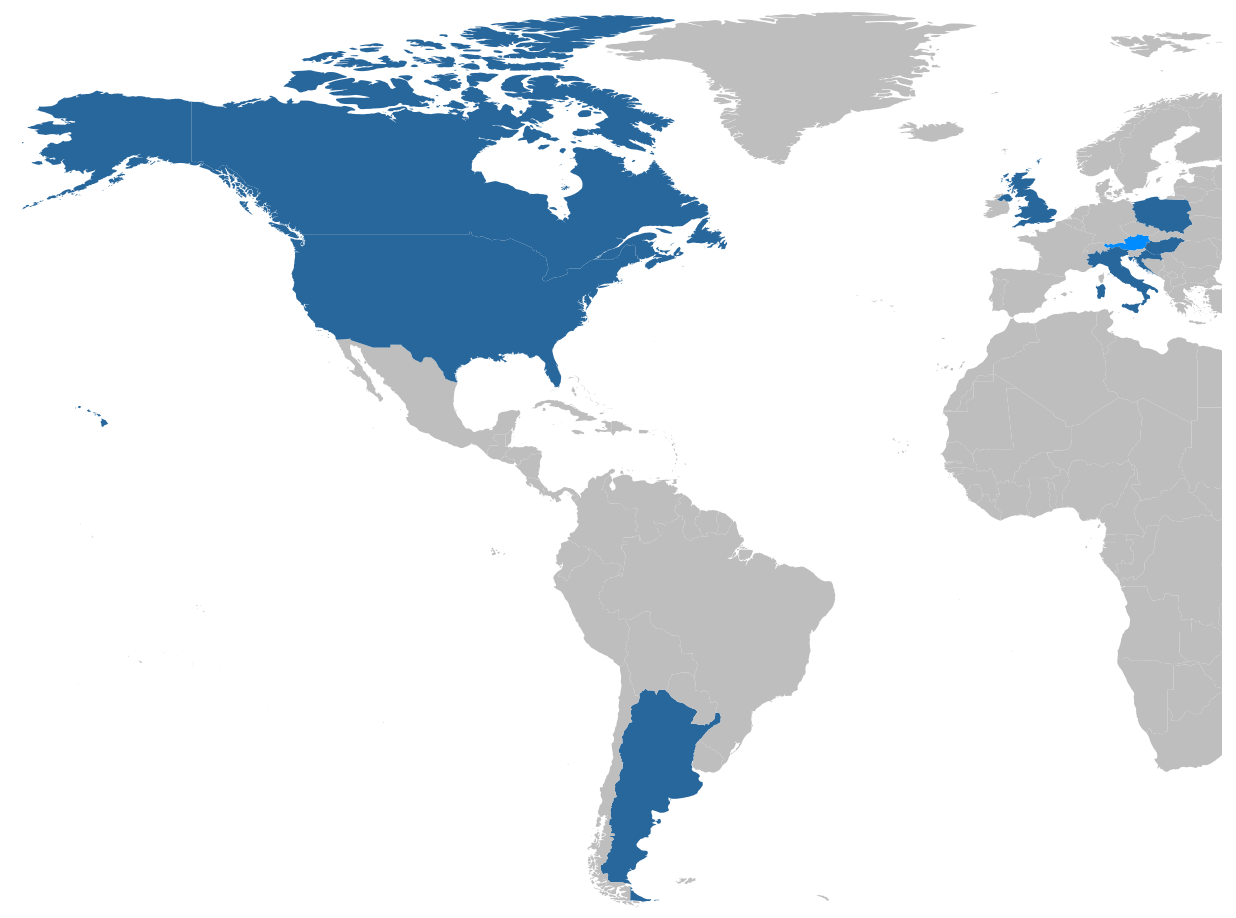

Recreate this plot in R.
library(tidyverse)
library(here)

world_map <- map_data("world") |> 
  filter(! long > 180)

countries <- world_map |> 
  distinct(region) |> 
  mutate(present = as.factor(ifelse(region %in% c("USA", "Canada", "UK", "Hungary", "Argentina", "Italy", "Croatia", "Austria", "Poland"), 1, 0)))

countries |> 
  ggplot(aes(fill = present, map_id = region)) +
  geom_map(map = world_map) +
  # expand_limits(x = world_map$long, y = world_map$lat) +
  lims(x = c(-160, 20), y = c(-50, 120)) +
  scale_fill_manual(values = c("grey", "#28679C")) +
  theme_void() +
  theme(legend.position = "none",
        aspect.ratio = 1)
ggsave(here("figures/md1_countries.png"), width = 5, height = 4)
